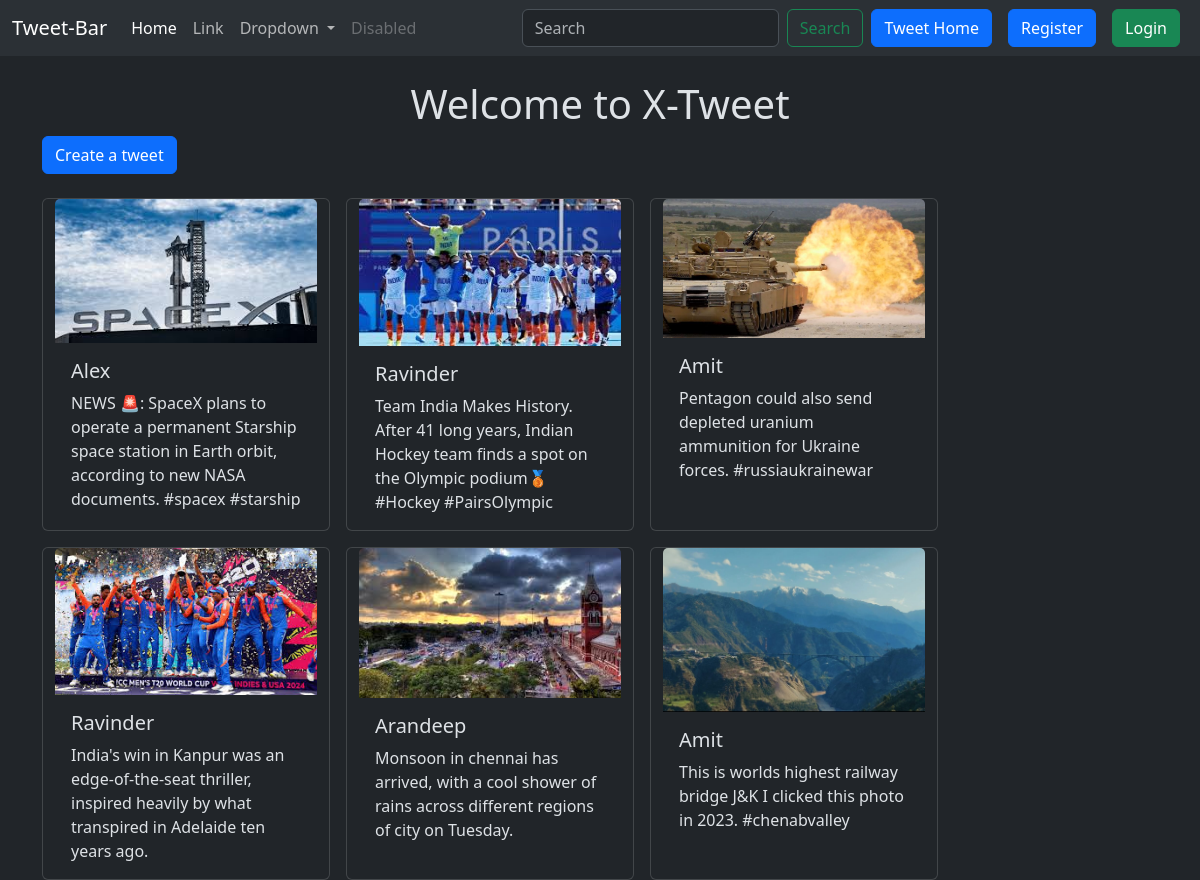
Screenshot of /tweet/ with the database file from the repository.
### tweet/models.py (models this page shows, shortened)
class Tweet(models.Model):
    user = models.ForeignKey(User, on_delete=models.CASCADE)
    text=models.TextField(max_length=240)
    photo=models.ImageField(upload_to='photos/',blank=True,null=True)
    created_at=models.DateTimeField(auto_now_add=True)
    updated_at=models.DateTimeField(auto_now=True)

### tweet/views.py (the view)
# urls.py: path('', views.tweet_list,name='tweet_list'),
def tweet_list(request):
    tweets = Tweet.objects.all().order_by('-created_at')
    return render(request, 'tweet_list.html', {'tweets': tweets})

### tweet/templates/tweet_list.html (shortened to what this page needs)
{% extends "layout.html" %}
{% block content %}
<h1 class="text-center mt-4">Welcome to X-Tweet</h1>
<a class="btn btn-primary mb-4" href="{% url 'tweet_create' %}">Create a tweet</a>
<div class="container row gap-3">
    {% for tweet in  tweets %}
    <div class="card" style="width: 18rem;">
      {% if tweet.photo %}
      <img src="{{ tweet.photo.url }}" class="card-img-top" alt="...">
      {% endif %}
        <div class="card-body">
          <h5 class="card-title">{{tweet.user.username}}</h5>
          <p class="card-text">{{tweet.text}}</p>
        </div>
    </div>
    {% endfor %}
</div>
{% endblock  %}

### templates/layout.html (shortened to what this page needs)
{% load static %}
<!DOCTYPE html>
<html lang="en" data-bs-theme="dark">
<head>
    <link href="https://cdn.jsdelivr.net/npm/bootstrap@5.3.3/dist/css/bootstrap.min.css" rel="stylesheet">
</head>
<body>
    <nav class="navbar navbar-expand-lg bg-body-tertiary">
        <div class="container-fluid">
          <a class="navbar-brand" href="#">Tweet-Bar</a>
          <div class="collapse navbar-collapse" id="navbarSupportedContent">
            <ul class="navbar-nav me-auto mb-2 mb-lg-0">
              <li class="nav-item">
                <a class="nav-link active" aria-current="page" href="#">Home</a>
              </li>
              <li class="nav-item">
                <a class="nav-link" href="#">Link</a>
              </li>
              <li class="nav-item dropdown">
                <a class="nav-link dropdown-toggle" href="#" role="button" data-bs-toggle="dropdown" aria-expanded="false">
                  Dropdown
                </a>
              </li>
              <li class="nav-item">
                <a class="nav-link disabled" aria-disabled="true">Disabled</a>
              </li>
            </ul>
            <form class="d-flex" role="search">
              <input class="form-control me-2" type="search" placeholder="Search" aria-label="Search">
              <button class="btn btn-outline-success" type="submit">Search</button>
            </form>
            <a href="{% url 'tweet_list' %}" class="btn btn-primary mx-2">Tweet Home</a>
            {% if user.is_authenticated %}
            <form method="post" action="{% url 'logout'%}">
              {% csrf_token %}
              <button class="btn btn-danger" type="submit">Logout</button>
            </form>
            {% else %}
            <a href="{% url 'register' %}" class="btn btn-primary mx-2">Register</a>
            <a href="{% url 'login' %}" class="btn btn-success mx-2">Login</a>
            {% endif %}
          </div>
        </div>
      </nav>
    <div class="container">
        {% block content %}
        {% endblock %}
    </div>
</body>
</html>

### rows the page displays
Tweet: photo (picture), user.username "Alex", text "NEWS 🚨: SpaceX plans to operate a permanent Starship space station in Earth orbit, according to new NASA documents. #spacex #starship"
Tweet: photo (picture), user.username "Ravinder", text "Team India Makes History. After 41 long years, Indian Hockey team finds a spot on the Olympic podium🥉 #Hockey #PairsOlympic"
Tweet: photo (picture), user.username "Amit", text "Pentagon could also send depleted uranium ammunition for Ukraine forces. #russiaukrainewar"
Tweet: photo (picture), user.username "Ravinder", text "India's win in Kanpur was an edge-of-the-seat thriller, inspired heavily by what transpired in Adelaide ten years ago."
Tweet: photo (picture), user.username "Arandeep", text "Monsoon in chennai has arrived, with a cool shower of rains across different regions of city on Tuesday."
Tweet: photo (picture), user.username "Amit", text "This is worlds highest railway bridge J&K I clicked this photo in 2023. #chenabvalley"
